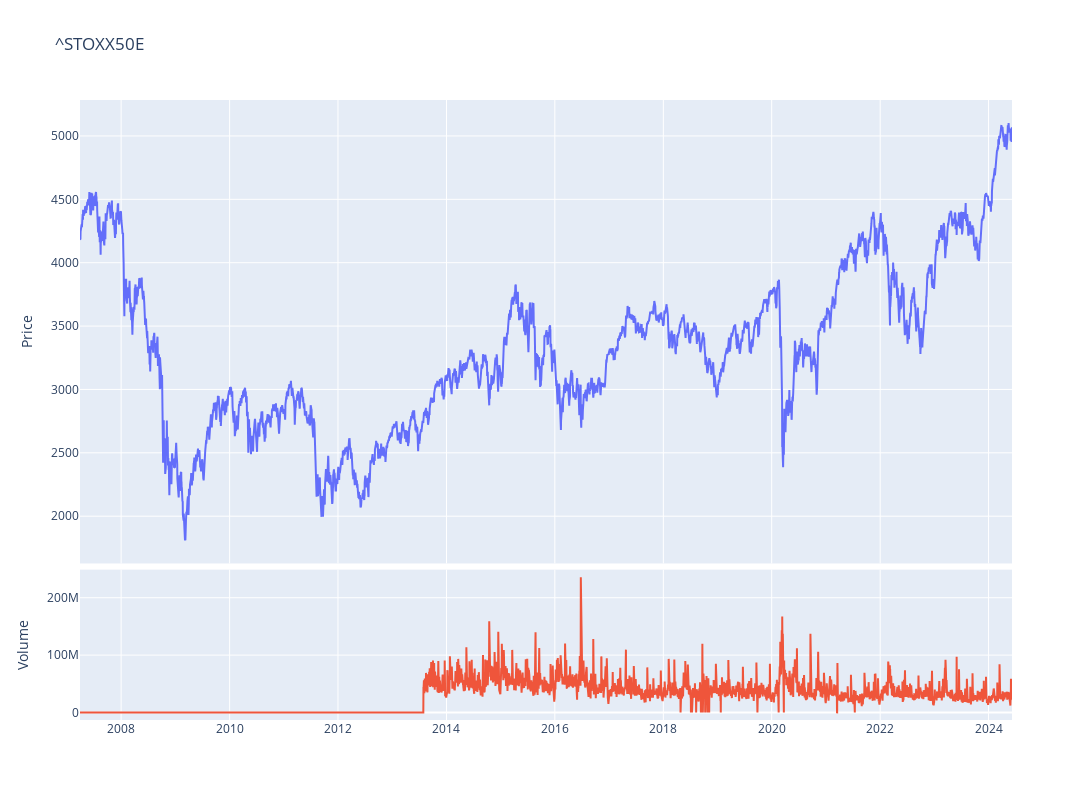

Notebook cell for this chart:
### Code cell
fig = make_subplots(rows=4, cols=1,shared_xaxes=True,vertical_spacing=0.01,specs=[[{'rowspan':3,'colspan':1}],[None],[None],[{'rowspan':1,'colspan':1}]])

# Graph (1,1)
fig.add_trace(go.Scatter(x=stock_ticker.index,y=stock_ticker['Adj Close'],mode="lines",name=f"{ticker}"),row=1, col=1)
# Update xaxis properties
fig.update_yaxes(title_text="Price", row=1, col=1)

# Graph (4,1)
fig.add_trace(go.Scatter(x=stock_ticker.index,y=stock_ticker['Volume'],mode="lines",name='Volume'),row=4, col=1)
fig.update_yaxes(title_text="Volume", row=4, col=1)

fig.update_layout(height=800, width=1300,showlegend=False,title=f"{ticker}")

fig.show()

### Figure 1 — Plotly figure (JSON) as saved in the notebook; plotly's stock layout.template omitted (floating-point values rounded to 4 significant figures; data arrays with more than 128 entries replaced by an {"elided": "..."} marker saying what was removed)
{"data": [{"mode": "lines", "name": "^STOXX50E", "type": "scatter", "x": {"elided": "4310 str values"}, "xaxis": "x", "y": {"elided": "4310 float values"}, "yaxis": "y"}, {"mode": "lines", "name": "Volume", "type": "scatter", "x": {"elided": "4310 str values"}, "xaxis": "x2", "y": {"elided": "4310 int values"}, "yaxis": "y2"}], "layout": {"height": 800, "showlegend": false, "title": {"text": "^STOXX50E"}, "width": 1300, "xaxis": {"anchor": "y", "domain": [0, 1], "matches": "x2", "showticklabels": false}, "xaxis2": {"anchor": "y2", "domain": [0, 1]}, "yaxis": {"anchor": "x", "domain": [0.2525, 1], "title": {"text": "Price"}}, "yaxis2": {"anchor": "x2", "domain": [0, 0.2425], "title": {"text": "Volume"}}}}
